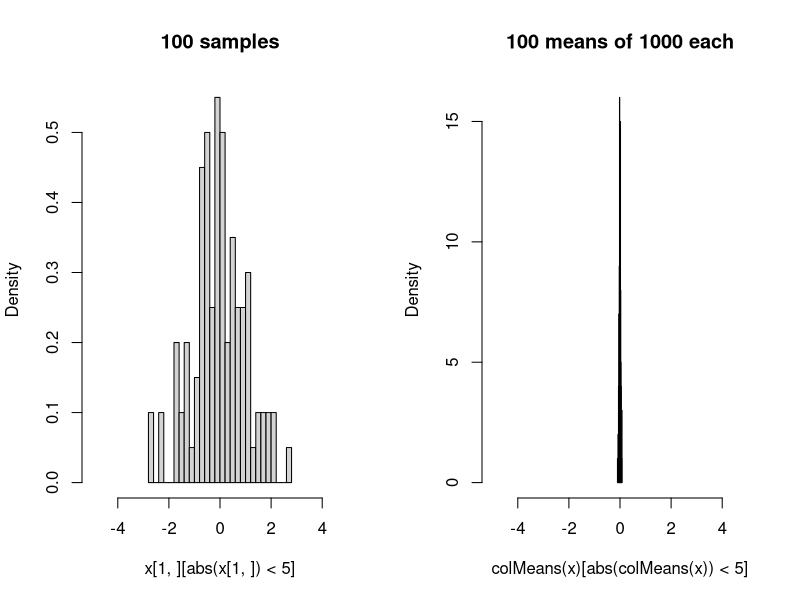
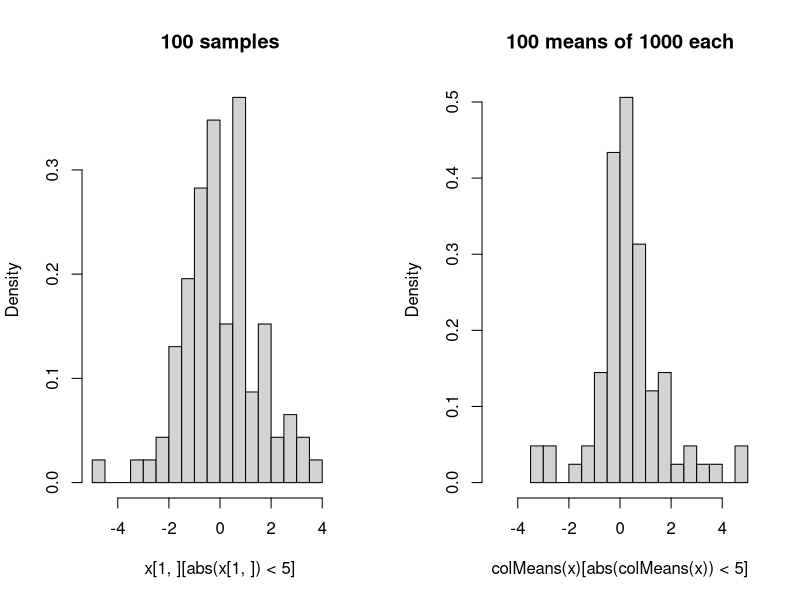
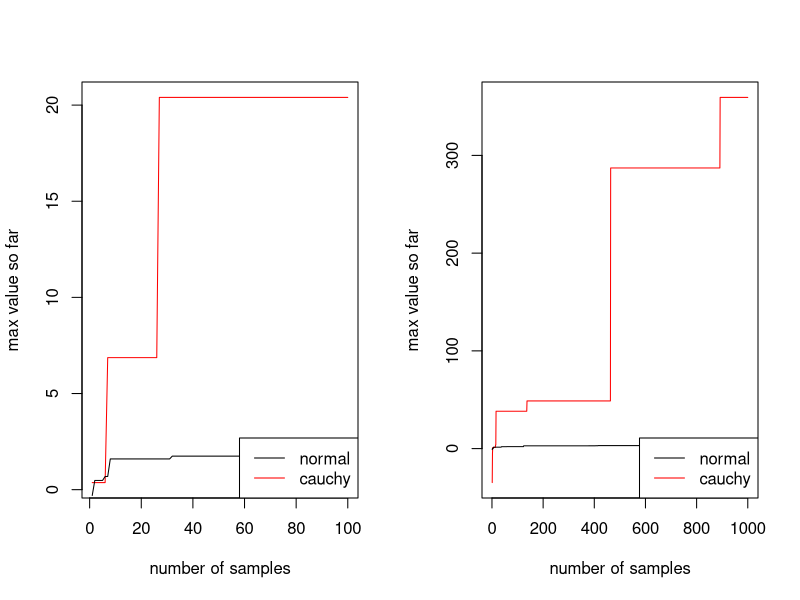
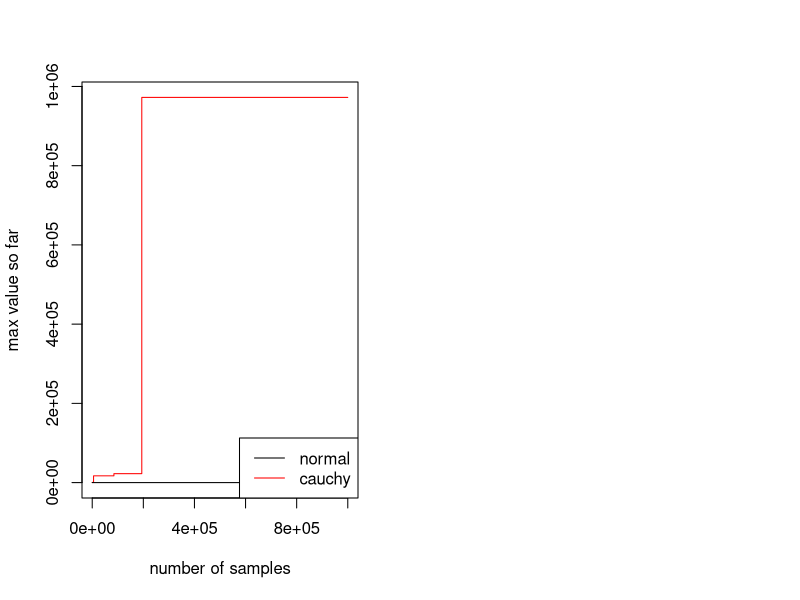

Write the R code that produced these figures, in order.
## ---- chunk 1
fig.dim <- 5
knitr::opts_chunk$set(fig.width=2*fig.dim,
                      fig.height=fig.dim,
                      fig.align='center')
set.seed(24)
library(matrixStats)
## ---- chunk 2
meanplot <- function (rf, n=1e3, m=100) {
    x <- matrix(rf(n*m), ncol=m)
    layout(t(1:2))
    hist(x[1,][abs(x[1,])<5], breaks=20, freq=FALSE,
         main=sprintf("%d samples", m),
         xlim=c(-5,5))
    hist(colMeans(x)[abs(colMeans(x))<5], breaks=20, freq=FALSE,
         main=sprintf("%d means of %d each", m, n),
         xlim=c(-5,5))
}
## ---- chunk 3
meanplot(rnorm)
## ---- chunk 4
meanplot(rcauchy)
## ---- chunk 5
n <- 100
plot(c(cummax(rcauchy(n))), type='l', ylab='max value so far', xlab='number of samples', col='red')
lines(c(cummax(rnorm(n))), col='black')
legend("bottomright", lty=1, col=c('black', 'red'), legend=c('normal', 'cauchy'))
## ---- chunk 6
n <- 1000
plot(c(cummax(rcauchy(n))), type='l', ylab='max value so far', xlab='number of samples', col='red')
lines(c(cummax(rnorm(n))), col='black')
legend("bottomright", lty=1, col=c('black', 'red'), legend=c('normal', 'cauchy'))
## ---- chunk 7
n <- 1e6
plot(c(cummax(rcauchy(n))), type='l', ylab='max value so far', xlab='number of samples', col='red')
lines(c(cummax(rnorm(n))), col='black')
legend("bottomright", lty=1, col=c('black', 'red'), legend=c('normal', 'cauchy'))
